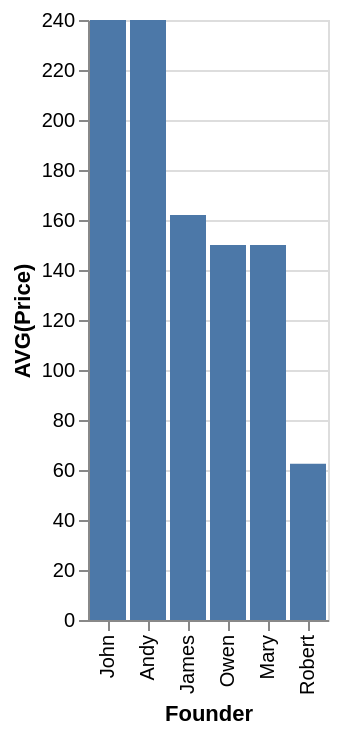

Vega-Lite specification for this chart:
### Vega-Lite specification from a JSON file in a GitHub repository (floating-point values rounded to 4 significant figures)
{"data": {"values": [{"x_data": "John", "y_data": 240}, {"x_data": "Andy", "y_data": 240}, {"x_data": "James", "y_data": 162}, {"x_data": "Owen", "y_data": 150}, {"x_data": "Mary", "y_data": 150}, {"x_data": "Robert", "y_data": 62.5}]}, "mark": "bar", "encoding": {"x": {"field": "x_data", "type": "nominal", "title": "Founder", "sort": {"op": "sum", "field": "y_data", "order": "descending"}}, "y": {"field": "y_data", "type": "quantitative", "title": "AVG(Price)"}}}
